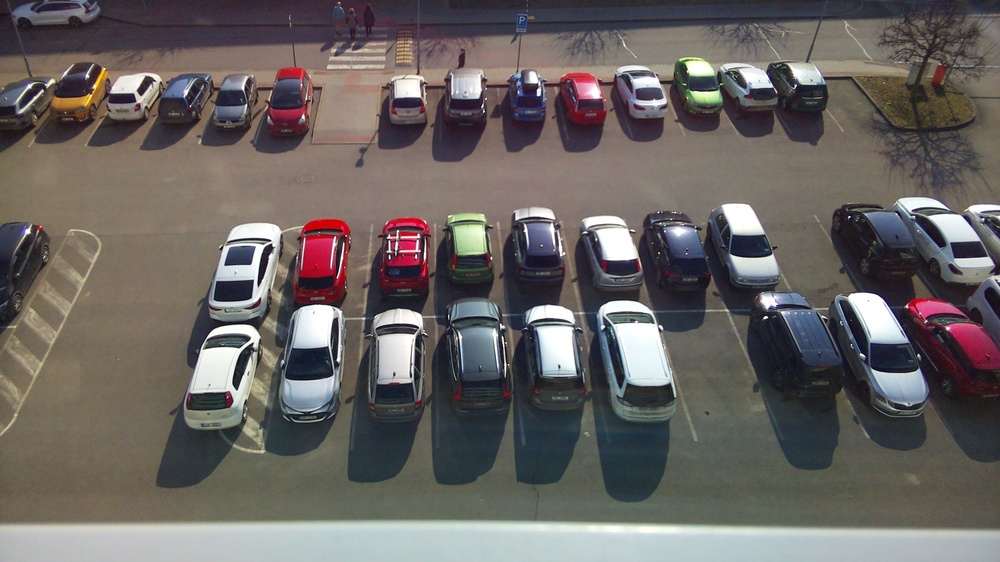
#> input picture Model 1/image_de_depart_pour_analyse/2026-03-03_1134.jpg, 1000 x 562 px, shrunk from 3200 x 1800 before the run
$ python config_parking_via_creation_manuelle_polygone.py
#> lines starting #> are read from the running program, lines starting #| are printed output that depends on the picture; after the words box and inside, x2 and y2 are one past the last pixel; in counts of white or black regions, pixels touching at a corner belong together
import cv2
import pickle
import os
import numpy as np

image_path = "Model 1/image_de_depart_pour_analyse/2026-03-03_1134.jpg"
pickle_path = "parking_slots.pkl"

# chargement des places existantes
if os.path.exists(pickle_path):
    with open(pickle_path, "rb") as f:
#> (reads parking_slots.pkl from the repository)
        pos_list = pickle.load(f)
else:
    pos_list = []

current_points = []

def mouse_click(event, x, y, flags, params):

    global current_points, pos_list

    # ajouter un point
    if event == cv2.EVENT_LBUTTONDOWN:

        current_points.append((x, y))

        # si 4 points -> créer la place
        if len(current_points) == 4:

            pos_list.append(current_points.copy())
            current_points = []

            with open(pickle_path, "wb") as f:
                pickle.dump(pos_list, f)

    # clic droit -> supprimer une place
    if event == cv2.EVENT_RBUTTONDOWN:

        for i, poly in enumerate(pos_list):

            pts = np.array(poly, np.int32)

            if cv2.pointPolygonTest(pts, (x, y), False) >= 0:
                pos_list.pop(i)
                break

        with open(pickle_path, "wb") as f:
            pickle.dump(pos_list, f)


cv2.namedWindow("Preparation Parking", cv2.WINDOW_NORMAL)
cv2.setMouseCallback("Preparation Parking", mouse_click)

while True:

    img = cv2.imread(image_path)
#> img is the input picture: shape (562, 1000, 3); mean B, G, R 97.9, 100.1, 105.6

    if img is None:
        print("Image introuvable")
        break

    # dessiner les places existantes
    for poly in pos_list:

        pts = np.array(poly, np.int32)

        cv2.polylines(img, [pts], True, (255,0,255), 2)
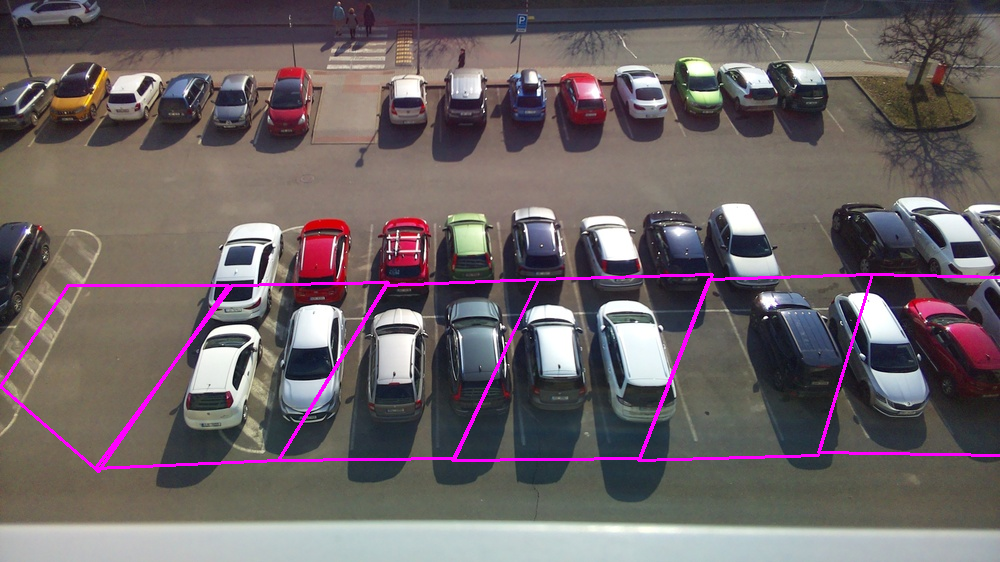
#> img: shape (562, 1000, 3); 1.84% of pixels changed, all inside (x1, y1, x2, y2) = (0, 273, 1000, 473)

    # dessiner les points en cours
    for p in current_points:

        cv2.circle(img, p, 5, (0,255,255), -1)

    if len(current_points) > 1:
        cv2.polylines(img, [np.array(current_points)], False, (0,255,255), 2)

    cv2.imshow("Preparation Parking", img)

    key = cv2.waitKey(1)
#> (key Esc is pressed here)

    # quitter et sauvegarder
    if key == ord("s"):
        with open(pickle_path, "wb") as f:
            pickle.dump(pos_list, f)
        break

    # reset points en cours
    if key == ord("r"):
        current_points = []

cv2.destroyAllWindows()
